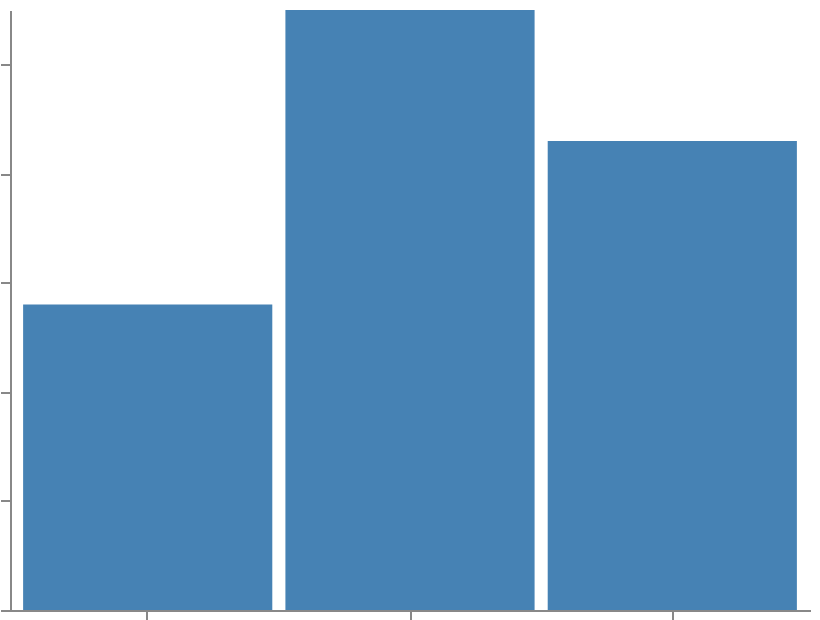

Vega-Lite specification for this chart:
### Vega specification from a JSON file in a GitHub repository (floating-point values rounded to 4 significant figures)
{"$schema": "https://vega.github.io/schema/vega/v6.json", "width": 400, "height": 300, "padding": 5, "autosize": "none", "title": "Revenue", "data": [{"name": "table", "values": [{"a": "A", "b": 28}, {"a": "B", "b": 55}, {"a": "C", "b": 43}]}], "scales": [{"name": "xscale", "type": "band", "domain": {"data": "table", "field": "a"}, "range": "width", "padding": 0.05}, {"name": "yscale", "type": "linear", "domain": {"data": "table", "field": "b"}, "nice": true, "range": "height"}], "axes": [{"orient": "bottom", "scale": "xscale", "labels": false}, {"orient": "left", "scale": "yscale", "tickCount": 5, "labels": false}], "marks": [{"type": "rect", "from": {"data": "table"}, "encode": {"enter": {"x": {"scale": "xscale", "field": "a"}, "width": {"scale": "xscale", "band": 1}}, "update": {"y": {"scale": "yscale", "field": "b"}, "y2": {"scale": "yscale", "value": 0}, "fill": {"value": "steelblue"}}}}]}
